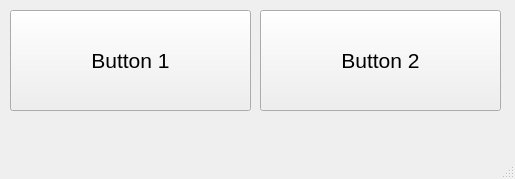
<?xml version="1.0" encoding="UTF-8"?>
<ui version="4.0">
 <class>MainWindow</class>
 <widget class="QMainWindow" name="MainWindow">
  <property name="geometry">
   <rect>
    <x>0</x>
    <y>0</y>
    <width>515</width>
    <height>179</height>
   </rect>
  </property>
  <property name="windowTitle">
   <string>Status Bar Test</string>
  </property>
  <widget class="QWidget" name="centralwidget">
   <widget class="QPushButton" name="button1_pushButton">
    <property name="geometry">
     <rect>
      <x>10</x>
      <y>10</y>
      <width>241</width>
      <height>101</height>
     </rect>
    </property>
    <property name="font">
     <font>
      <pointsize>16</pointsize>
     </font>
    </property>
    <property name="text">
     <string>Button 1</string>
    </property>
   </widget>
   <widget class="QPushButton" name="button2_pushButton">
    <property name="geometry">
     <rect>
      <x>260</x>
      <y>10</y>
      <width>241</width>
      <height>101</height>
     </rect>
    </property>
    <property name="font">
     <font>
      <pointsize>16</pointsize>
     </font>
    </property>
    <property name="text">
     <string>Button 2</string>
    </property>
   </widget>
  </widget>
  <widget class="QMenuBar" name="menubar">
   <property name="geometry">
    <rect>
     <x>0</x>
     <y>0</y>
     <width>515</width>
     <height>30</height>
    </rect>
   </property>
  </widget>
  <widget class="QStatusBar" name="statusbar"/>
 </widget>
 <resources/>
 <connections/>
</ui>
